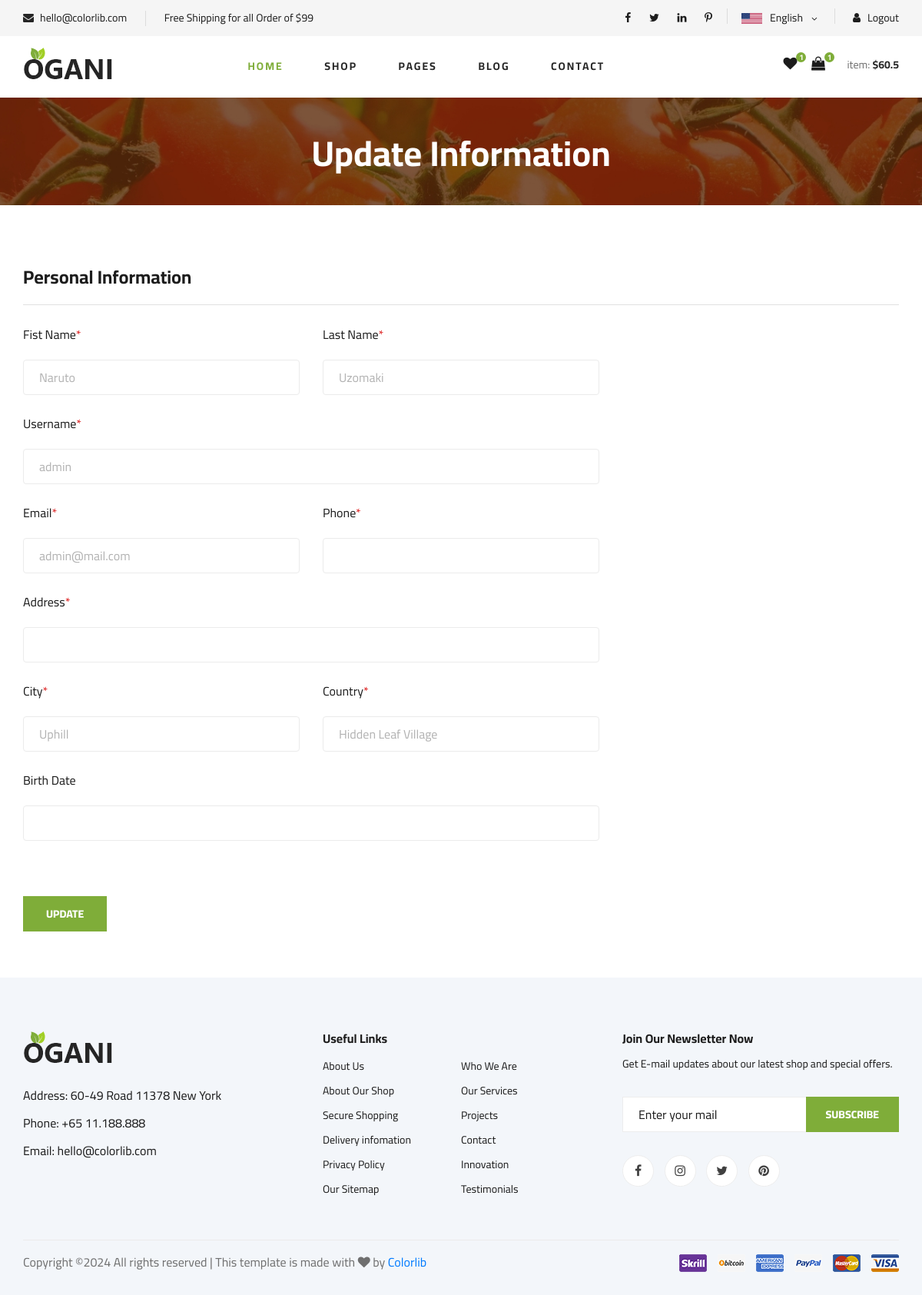
Page /account/update/ (signed in) on the earlier database version.
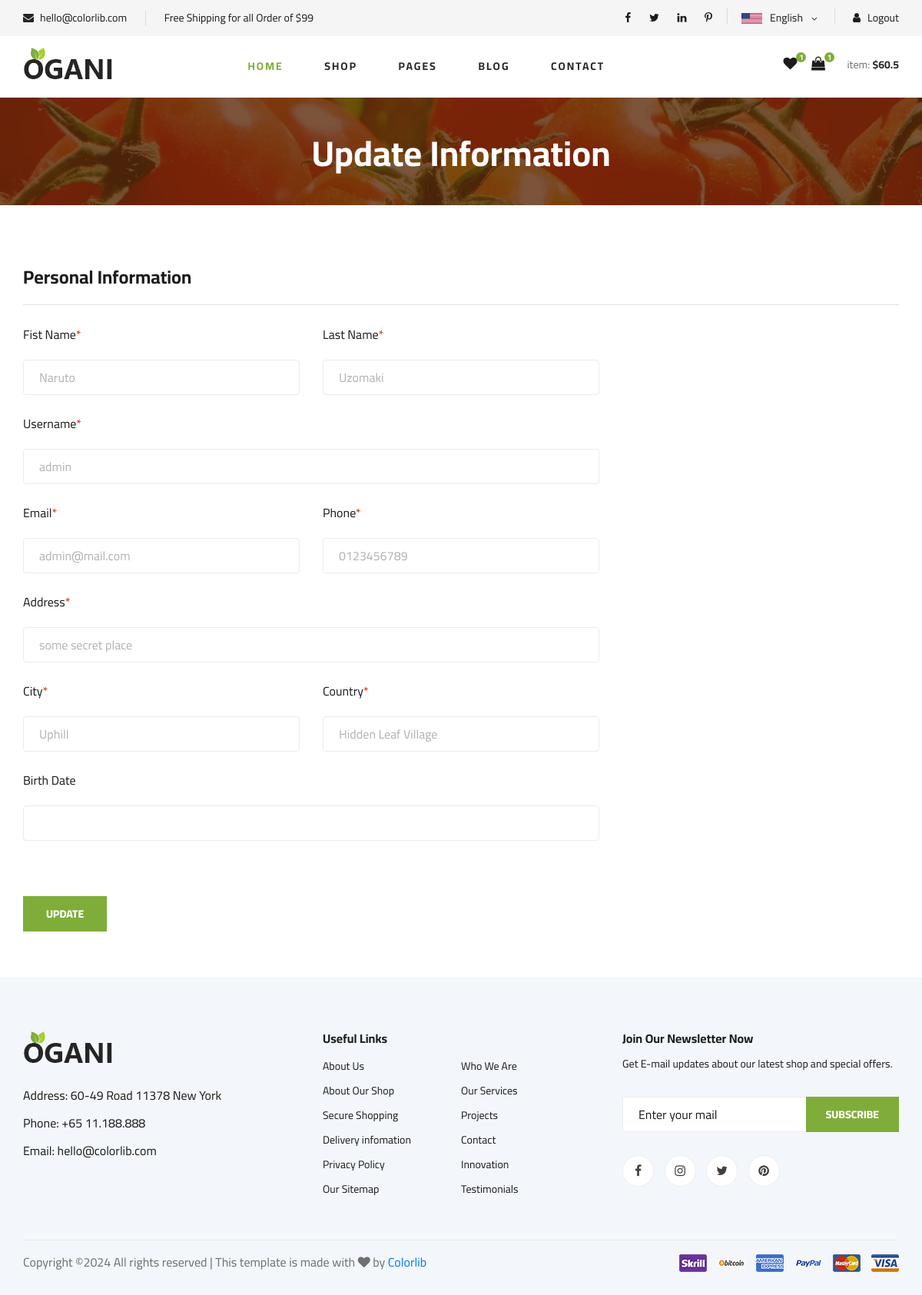
Same page on the later database version.
### accounts/models.py (models this page shows, shortened)
class UserAccount(AbstractBaseUser):
    profile_picture = models.ImageField(upload_to='profile/img', null=True, blank=True)
    first_name = models.CharField(max_length=20)
    last_name = models.CharField(max_length=20)
    username = models.CharField(max_length=20, unique=True)
    email = models.EmailField(max_length=50, unique=True)
    phone = models.CharField(max_length=15)
    address = models.CharField(max_length=255)
    city = models.CharField(max_length=50)
    country = models.CharField(max_length=20)
    birth_date = models.DateField(null=True, blank=True)
    date_joined     = models.DateTimeField(auto_now_add=True)
    last_login      = models.DateTimeField(auto_now_add=True)
    is_admin        = models.BooleanField(default=False)
    is_staff        = models.BooleanField(default=False)
    is_active        = models.BooleanField(default=False)
    USERNAME_FIELD = 'username'
    REQUIRED_FIELDS = ['first_name', 'last_name', 'email', 'city', 'country']
    objects = UserAccountManager()
    def __str__(self):
        return self.username

### accounts/views.py (the view)
# urls.py: path('update/', views.user_update_page, name='update_page'),
def user_update_page(request):
    html_template_name = 'accounts/update.html'
    current_user = request.user
    if current_user.is_authenticated:
        instance = get_object_or_404(UserAccount, username=current_user)
        if request.method == 'POST':
            form = UpdateUserInfo(request.POST, instance=instance)
            if form.is_valid():
                update_form = form.save(commit=False)
                update_form.save()
        else:
            form = UpdateUserInfo(instance=instance)
    context = {
        'form': form,
    }
    return render(request, html_template_name, context)

### accounts/forms.py
class UpdateUserInfo(forms.ModelForm):
    class Meta:
        model = UserAccount
        exclude = ['password', 'confirm_password', 'is_active', 'is_staff', 'is_admin']

### cart/models.py (called while the page is built)
    def sub_total(self):
        return self.quantity * self.price

### processors/cart_product_count.py (called while the page is built)
def product_in_cart_count(request):
    product_count = 0
    current_user = request.user
    try:
        if current_user.is_authenticated:
            all_cart_products = CartProduct.objects.all().filter(user=current_user)
            product_count = all_cart_products.count()
    except CartProduct.DoesNotExist:
        product_count = 0
    return dict(counter = product_count)

### processors/money_counter.py (called while the page is built)
def cart_total(request):
    try:
        current_user = request.user
        if current_user.is_authenticated:
            cart = CartProduct.objects.filter(user=current_user)
            total = 0
            for item in cart:
                total += item.sub_total()
            tax = total * 0.1
            total += tax
        else:
            total = 0
    except CartProduct.DoesNotExist:
        total = 0
    return {'cart_total': total}

### templates/accounts/update.html (shortened to what this page needs)
{% extends 'index.html' %}
{% load static %}
{% block content %}
<section class="breadcrumb-section set-bg" data-setbg="{% static 'img/breadcrumb.jpg' %}">
    <div class="container">
        <div class="row">
            <div class="col-lg-12 text-center">
                <div class="breadcrumb__text">
                    <h2>Update Information</h2>
                </div>
            </div>
        </div>
    </div>
</section>
<section class="checkout spad">
    <div class="container">
        <div class="checkout__form">
            <h4>Personal Information</h4>
            <form action="{% url 'account:update_page' %}" method='POST'>
                <div class="row">
                    <div class="col-lg-8 col-md-6">
                        <div class="row">
                            <div class="col-lg-6">
                                <div class="checkout__input">
                                    <p>Fist Name<span>*</span></p>
                                    {{ form.first_name }}
                                </div>
                            </div>
                            <div class="col-lg-6">
                                <div class="checkout__input">
                                    <p>Last Name<span>*</span></p>
                                    {{ form.last_name }}
                                </div>
                            </div>
                        </div>
                        <div class="checkout__input">
                            <p>Username<span>*</span></p>
                            {{ form.username }}
                        </div>
                        <div class="row">
                            <div class="col-lg-6">
                                <div class="checkout__input">
                                    <p>Email<span>*</span></p>
                                    {{ form.email }}
                                </div>
                            </div>
                            <div class="col-lg-6">
                                <div class="checkout__input">
                                    <p>Phone<span>*</span></p>
                                    {{ form.phone }}
                                </div>
                            </div>
                        </div>
                        <div class="checkout__input">
                            <p>Address<span>*</span></p>
                            {{ form.address }}
                        </div>
                        <div class="row">
                            <div class="col-lg-6">
                                <div class="checkout__input">
                                    <p>City<span>*</span></p>
                                    {{ form.city }}
                                </div>
                            </div>
                            <div class="col-lg-6">
                                <div class="checkout__input">
                                    <p>Country<span>*</span></p>
                                    {{ form.country }}
                                </div>
                            </div>
                        </div>
                        <div class="checkout__input">
                            <p>Birth Date</p>
                            {{ form.birth_date }}
                        </div>
                        <br>
                        <br>
                        <button type="submit" class="site-btn">Update</button>
                        </div>
                    </div>
                </div>
        </div>
</section>
{% endblock %}

Differences in the rows shown:
changed UserAccount "Naruto": phone (not shown) → "0123456789"; address (not shown) → "some secret place"
